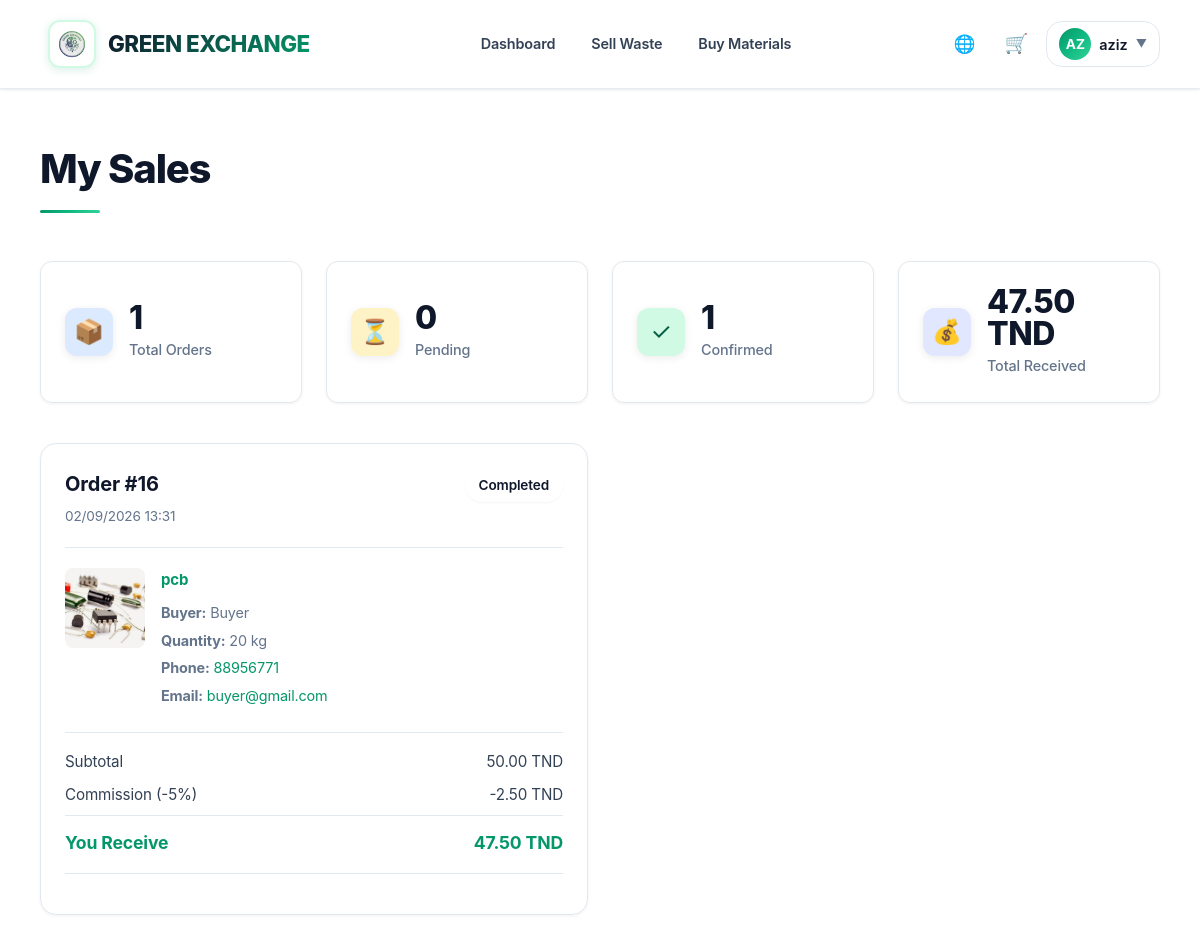
Page /pages/seller-orders.php (signed in) on the committed database.
### tables this page shows
CREATE TABLE users (
    id INTEGER PRIMARY KEY AUTOINCREMENT,
    username VARCHAR(50) UNIQUE NOT NULL,
    email VARCHAR(100) UNIQUE NOT NULL,
    password VARCHAR(255) NOT NULL,
    phone VARCHAR(20),
    address TEXT,
    city VARCHAR(100),
    role VARCHAR(10) DEFAULT 'user' CHECK(role IN ('user', 'admin')),
    verified BOOLEAN DEFAULT 0,
    account_fee_paid BOOLEAN DEFAULT 0,
    created_at DATETIME DEFAULT CURRENT_TIMESTAMP
);

CREATE TABLE "orders" (
                    id INTEGER PRIMARY KEY AUTOINCREMENT,
                    buyer_id INTEGER NOT NULL,
                    seller_id INTEGER NOT NULL,
                    post_id INTEGER NOT NULL,
                    quantity DECIMAL(10, 2) NOT NULL,
                    unit_price DECIMAL(10, 2) NOT NULL,
                    subtotal DECIMAL(10, 2) NOT NULL,
                    commission DECIMAL(10, 2),
                    buyer_commission DECIMAL(10, 2),
                    seller_commission DECIMAL(10, 2),
                    total_price DECIMAL(10, 2),
                    buyer_total DECIMAL(10, 2),
                    seller_total DECIMAL(10, 2),
                    status VARCHAR(20) DEFAULT 'pending' CHECK(status IN ('pending', 'confirmed', 'pending_completion', 'completed', 'cancelled')),
                    cancelled_by VARCHAR(10) CHECK(cancelled_by IN ('buyer', 'seller')),
                    created_at DATETIME DEFAULT CURRENT_TIMESTAMP,
                    updated_at DATETIME DEFAULT CURRENT_TIMESTAMP,
                    FOREIGN KEY (buyer_id) REFERENCES users(id) ON DELETE CASCADE,
                    FOREIGN KEY (seller_id) REFERENCES users(id) ON DELETE CASCADE,
                    FOREIGN KEY (post_id) REFERENCES posts(id) ON DELETE CASCADE
                );

CREATE TABLE posts (
    id INTEGER PRIMARY KEY AUTOINCREMENT,
    user_id INTEGER NOT NULL,
    title VARCHAR(200) NOT NULL,
    description TEXT,
    category VARCHAR(50) NOT NULL,
    waste_type VARCHAR(100) NOT NULL,
    location VARCHAR(200) NOT NULL,
    address TEXT,
    quantity DECIMAL(10, 2) NOT NULL,
    unit VARCHAR(10) NOT NULL CHECK(unit IN ('kg', 'tonnes')),
    price_per_kg DECIMAL(10, 2) NOT NULL,
    transport_by VARCHAR(10) NOT NULL CHECK(transport_by IN ('buyer', 'seller')),
    status VARCHAR(20) DEFAULT 'available' CHECK(status IN ('available', 'pending', 'sold', 'cancelled')),
    created_at DATETIME DEFAULT CURRENT_TIMESTAMP,
    updated_at DATETIME DEFAULT CURRENT_TIMESTAMP,
    FOREIGN KEY (user_id) REFERENCES users(id) ON DELETE CASCADE
);

### config/languages.php (called while the page is built, shortened)
<?php
function getCurrentLanguage() {
    return DEFAULT_LANGUAGE;
}
function loadTranslations($lang) {
    $translations = [];
    $lang_file = __DIR__ . "/../lang/{$lang}.php";
    if (file_exists($lang_file)) {
        if (isset($translations) && is_array($translations) && count($translations) > 0) {
            return $translations;
        }
    }
    return [];
}
function t($key, $params = []) {
    static $translations = null;
    static $current_lang = null;
    $lang = getCurrentLanguage();
    if ($translations === null || $current_lang !== $lang || empty($translations)) {
        $current_lang = $lang;
        $translations = loadTranslations($current_lang);
    }
    $translation = isset($translations[$key]) ? $translations[$key] : $key;
    return $translation;
}

### includes/functions.php (called while the page is built, shortened)
<?php
function isLoggedIn() {
    return isset($_SESSION['user_id']);
}
function getCurrentUser() {
    $pdo = getDB();
    $stmt = $pdo->prepare("SELECT * FROM users WHERE id = ?");
    $stmt->execute([$_SESSION['user_id']]);
    return $stmt->fetch();
}
function isAdmin() {
    $user = getCurrentUser();
    return $user && $user['role'] === 'admin';
}
function escape($string) {
    return htmlspecialchars($string, ENT_QUOTES, 'UTF-8');
}
function formatDate($date) {
    $timestamp = strtotime($date);
    return date('d/m/Y H:i', $timestamp);
}
function formatPrice($price) {
    return number_format((float)$price, 2, '.', ' ') . ' TND';
}

### pages/seller-orders.php (the view, shortened to what this page needs)
<?php
require_once __DIR__ . '/../includes/functions.php';
$user = getCurrentUser();
require_once __DIR__ . '/../includes/header.php';
$pdo = getDB();
$stmt = $pdo->prepare("
    SELECT o.*, p.title, p.unit,
           u.username as buyer_name, u.email as buyer_email, u.phone as buyer_phone,
           (SELECT image_path FROM post_images WHERE post_id = p.id AND is_primary = 1 LIMIT 1) as primary_image,
           COALESCE(o.seller_commission, o.subtotal * 0.05) as seller_commission,
           COALESCE(o.seller_total, o.subtotal * 0.95) as seller_total
    FROM orders o
    JOIN posts p ON o.post_id = p.id
    JOIN users u ON o.buyer_id = u.id
    WHERE o.seller_id = ?
    ORDER BY o.created_at DESC
");
$stmt->execute([$user['id']]);
$seller_orders = $stmt->fetchAll();
$total_orders = count($seller_orders);
$pending_orders = count(array_filter($seller_orders, fn($o) => $o['status'] === 'pending'));
$confirmed_orders = count(array_filter($seller_orders, fn($o) => in_array($o['status'], ['confirmed', 'pending_completion', 'completed'])));
$confirmed_orders_list = array_filter($seller_orders, fn($o) => in_array($o['status'], ['confirmed', 'pending_completion', 'completed']));
$total_received = 0;
foreach ($confirmed_orders_list as $order) {
    $total_received += $order['seller_total'] ?? ($order['subtotal'] * (1 - SELLER_COMMISSION_RATE));
}
?>
<div class="container">
    <h1 class="page-title"><?php echo t('my_sales'); ?></h1>
    <div class="orders-stats">
        <div class="stat-card">
            <div class="stat-icon" style="background: #dbeafe; color: #1e40af;">📦</div>
            <div class="stat-content">
                <h3><?php echo $total_orders; ?></h3>
                <p><?php echo t('total_orders'); ?></p>
            </div>
        </div>
        <div class="stat-card">
            <div class="stat-icon" style="background: #fef3c7; color: #92400e;">⏳</div>
            <div class="stat-content">
                <h3><?php echo $pending_orders; ?></h3>
                <p><?php echo t('pending'); ?></p>
            </div>
        </div>
        <div class="stat-card">
            <div class="stat-icon" style="background: #d1fae5; color: #065f46;">✓</div>
            <div class="stat-content">
                <h3><?php echo $confirmed_orders; ?></h3>
                <p><?php echo t('confirmed'); ?></p>
            </div>
        </div>
        <div class="stat-card">
            <div class="stat-icon" style="background: #e0e7ff; color: #3730a3;">💰</div>
            <div class="stat-content">
                <h3><?php echo formatPrice($total_received); ?></h3>
                <p><?php echo t('total_received'); ?></p>
            </div>
        </div>
    </div>
    <?php if (empty($seller_orders)): ?>
        <div class="empty-state">
            <div class="empty-icon">📋</div>
            <h2><?php echo t('no_sales_yet'); ?></h2>
            <p><?php echo t('no_sales_description'); ?></p>
        </div>
    <?php else: ?>
        <div class="orders-grid">
            <?php foreach ($seller_orders as $order): ?>
                <div class="order-card">
                    <div class="order-header">
                        <div>
                            <h3><?php echo t('order'); ?> #<?php echo $order['id']; ?></h3>
                            <p class="order-date"><?php echo formatDate($order['created_at']); ?></p>
                        </div>
                        <span class="status-badge status-<?php echo $order['status']; ?>">
                            <?php echo t($order['status']); ?>
                        </span>
                    </div>
                    <div class="order-item">
                        <?php if ($order['primary_image']): ?>
                            <img src="<?php echo escape($order['primary_image']); ?>" alt="<?php echo escape($order['title']); ?>">
                        <?php endif; ?>
                        <div class="order-item-info">
                            <h4><a href="/pages/listing.php?id=<?php echo $order['post_id']; ?>"><?php echo escape($order['title']); ?></a></h4>
                            <p><strong><?php echo t('buyer'); ?>:</strong> <?php echo escape($order['buyer_name']); ?></p>
                            <p><strong><?php echo t('quantity'); ?>:</strong> <?php echo $order['quantity']; ?> <?php echo $order['unit']; ?></p>
                            <?php if ($order['buyer_phone']): ?>
                                <p><strong><?php echo t('phone'); ?>:</strong> <a href="tel:<?php echo escape($order['buyer_phone']); ?>"><?php echo escape($order['buyer_phone']); ?></a></p>
                            <?php endif; ?>
                            <p><strong><?php echo t('email'); ?>:</strong> <a href="mailto:<?php echo escape($order['buyer_email']); ?>"><?php echo escape($order['buyer_email']); ?></a></p>
                        </div>
                    </div>
                    <div class="order-summary">
                        <div class="summary-row">
                            <span><?php echo t('subtotal'); ?></span>
                            <span><?php echo formatPrice($order['subtotal']); ?></span>
                        </div>
                        <div class="summary-row">
                            <span><?php echo t('commission'); ?> (-<?php echo (SELLER_COMMISSION_RATE * 100); ?>%)</span>
                            <span>-<?php echo formatPrice($order['seller_commission'] ?? ($order['subtotal'] * SELLER_COMMISSION_RATE)); ?></span>
                        </div>
                        <div class="summary-row total">
                            <span><?php echo t('you_receive'); ?></span>
                            <span><?php echo formatPrice($order['seller_total'] ?? ($order['subtotal'] * (1 - SELLER_COMMISSION_RATE))); ?></span>
                        </div>
                    </div>
                    <div class="order-actions">
                    </div>
                </div>
            <?php endforeach; ?>
        </div>
    <?php endif; ?>
</div>
<?php require_once __DIR__ . '/../includes/footer.php'; ?>

### includes/header.php (shortened to what this page needs)
<?php
$current_user = getCurrentUser();
?>
<!DOCTYPE html>
<html lang="<?php echo getCurrentLanguage(); ?>" dir="<?php echo getCurrentLanguage() === 'ar' ? 'rtl' : 'ltr'; ?>">
<head>
    <link rel="stylesheet" href="https://cdnjs.cloudflare.com/ajax/libs/font-awesome/6.5.1/css/all.min.css">
    <link rel="stylesheet" href="/assets/css/style.css">
</head>
<body<?php echo isset($admin_page) && $admin_page ? ' class="admin-body"' : ''; ?>>
    <header>
        <div class="header-top">
            <div class="container">
                <div class="header-left">
                    <?php
                    $logo_link = '/';
                    if (isLoggedIn()) {
                        $logo_link = isAdmin() ? '/pages/admin.php' : '/pages/dashboard.php';
                    }
                    ?>
                    <a href="<?php echo $logo_link; ?>" class="logo-link">
                        <img src="/assets/images/logo.png" alt="Green Exchange" class="logo-image">
                        <h1 class="site-title">GREEN EXCHANGE</h1>
                    </a>
                </div>
                <div class="header-center">
                    <?php if (!isLoggedIn() && (basename($_SERVER['PHP_SELF']) == 'index.php' || $_SERVER['REQUEST_URI'] == '/')): ?>
                    <nav class="header-nav">
                        <a href="/#about"><?php echo t('about'); ?></a>
                        <a href="/#fees"><?php echo t('fees'); ?></a>
                    </nav>
                    <?php elseif (isLoggedIn()): ?>
                    <nav class="header-nav">
                        <?php if (!isAdmin()): ?>
                            <a href="/pages/dashboard.php"><?php echo t('dashboard'); ?></a>
                            <a href="/pages/post.php"><?php echo t('sell_waste'); ?></a>
                            <a href="/pages/browse.php"><?php echo t('buy_materials'); ?></a>
                        <?php endif; ?>
                    </nav>
                    <?php endif; ?>
                </div>
                <div class="header-right">
                    <div class="language-selector">
                        <button class="lang-toggle" onclick="toggleLanguageMenu()">
                            <span class="lang-icon">🌐</span>
                        </button>
                    </div>
                    <?php if (isLoggedIn()): ?>
                        <?php if (!isAdmin()): ?>
                            <a href="/pages/cart.php" class="header-icon-btn" title="<?php echo t('cart'); ?>">
                                🛒
                            </a>
                            <div class="user-menu">
                                <button class="user-menu-toggle" onclick="toggleUserMenu()">
                                    <div class="user-avatar">
                                        <?php echo strtoupper(substr($current_user['username'], 0, 2)); ?>
                                    </div>
                                    <span class="user-name"><?php echo escape($current_user['username']); ?></span>
                                    <span class="user-arrow">▼</span>
                                </button>
                            </div>
                        <?php else: ?>
                            <a href="/api/logout.php" class="btn-header btn-small"><?php echo t('logout'); ?></a>
                        <?php endif; ?>
                    <?php else: ?>
                        <a href="/pages/login.php" class="header-link"><?php echo t('login'); ?></a>
                        <a href="/pages/register.php" class="btn-header"><?php echo t('register'); ?></a>
                    <?php endif; ?>
                </div>
            </div>
        </div>
    </header>
    <main>

### pages/seller-orders.php (style rules this page uses)
.orders-stats { display: grid; grid-template-columns: repeat(auto-fit, minmax(200px, 1fr)); gap: 24px; margin-bottom: 40px; }
.stat-card { background: var(--white); padding: 24px; border-radius: 12px; border: 1px solid var(--border-light); display: flex; align-items: center; gap: 16px; }
.stat-icon { width: 48px; height: 48px; border-radius: 12px; display: flex; align-items: center; justify-content: center; font-size: 1.5rem; }
.stat-content h3 { font-size: 2rem; color: var(--text-dark); margin-bottom: 4px; }
.stat-content p { color: var(--text-gray); font-size: 0.9rem; }
.orders-grid { display: grid; grid-template-columns: repeat(auto-fill, minmax(400px, 1fr)); gap: 24px; margin-top: 32px; }
.order-card { background: var(--white); border: 1px solid var(--border-light); border-radius: 16px; padding: 24px; }
.order-header { display: flex; justify-content: space-between; align-items: start; margin-bottom: 20px; padding-bottom: 20px; border-bottom: 1px solid var(--border-light); }
.order-header h3 { margin-bottom: 4px; }
.order-date { font-size: 0.85rem; color: var(--text-gray); }
.order-item { display: flex; gap: 16px; margin-bottom: 20px; }
.order-item img { width: 80px; height: 80px; object-fit: cover; border-radius: 8px; }
.order-item-info h4 { margin-bottom: 8px; }
.order-item-info h4 a { color: var(--primary-green); text-decoration: none; }
.order-item-info p { font-size: 0.9rem; color: var(--text-gray); margin: 4px 0; }
.order-item-info a { color: var(--primary-green); text-decoration: none; }
.order-summary { padding-top: 16px; border-top: 1px solid var(--border-light); margin-bottom: 16px; }
.order-summary .summary-row { display: flex; justify-content: space-between; margin-bottom: 8px; font-size: 0.95rem; }
.order-summary .total { font-weight: 700; font-size: 1.1rem; color: var(--primary-green); margin-top: 8px; }
.order-actions { display: flex; gap: 12px; padding-top: 16px; border-top: 1px solid var(--border-light); }

### rows in the picture
users: username "AZ", username "aziz"
orders: status "0", status "1", id "16", created_at "02/09/2026 13:31", status "Completed", post.title "pcb", buyer.username "Buyer", quantity "20", post.unit "kg", buyer.phone "88956771", buyer.email "buyer@gmail.com", subtotal "50.00 TND", subtotal "2.50 TND", subtotal "47.50 TND"

### other values in the picture
t('dashboard') "Dashboard"
t('sell_waste') "Sell Waste"
t('buy_materials') "Buy Materials"
t('my_sales') "My Sales"
$total_orders "1"
t('total_orders') "Total Orders"
t('pending') "Pending"
t('confirmed') "Confirmed"
formatPrice($total_received) "47.50 TND"
t('total_received') "Total Received"
